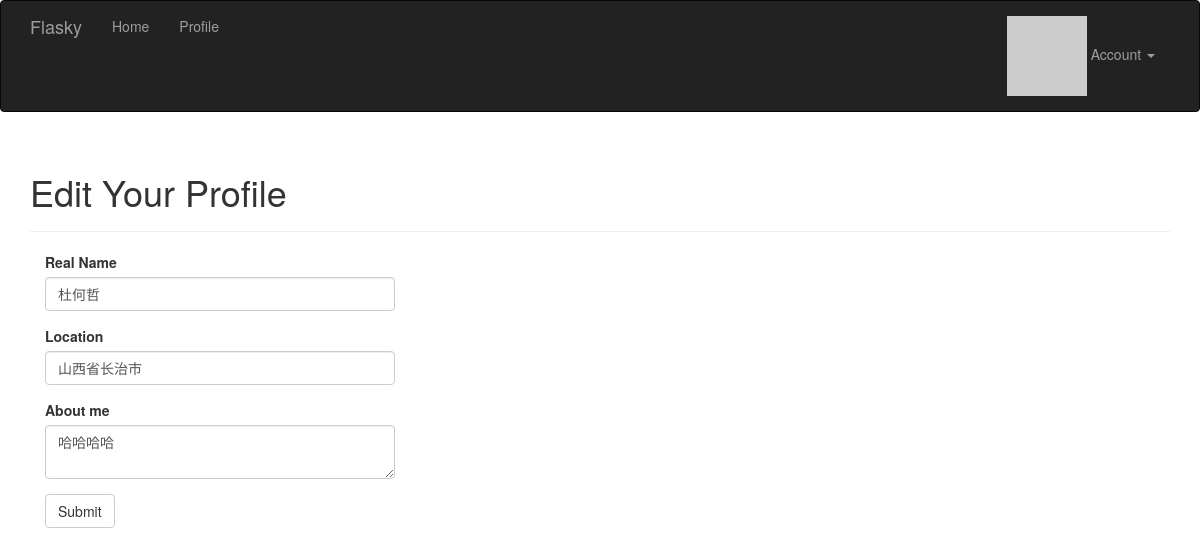
The page /edit-profile (signed in) on the database as committed earlier.
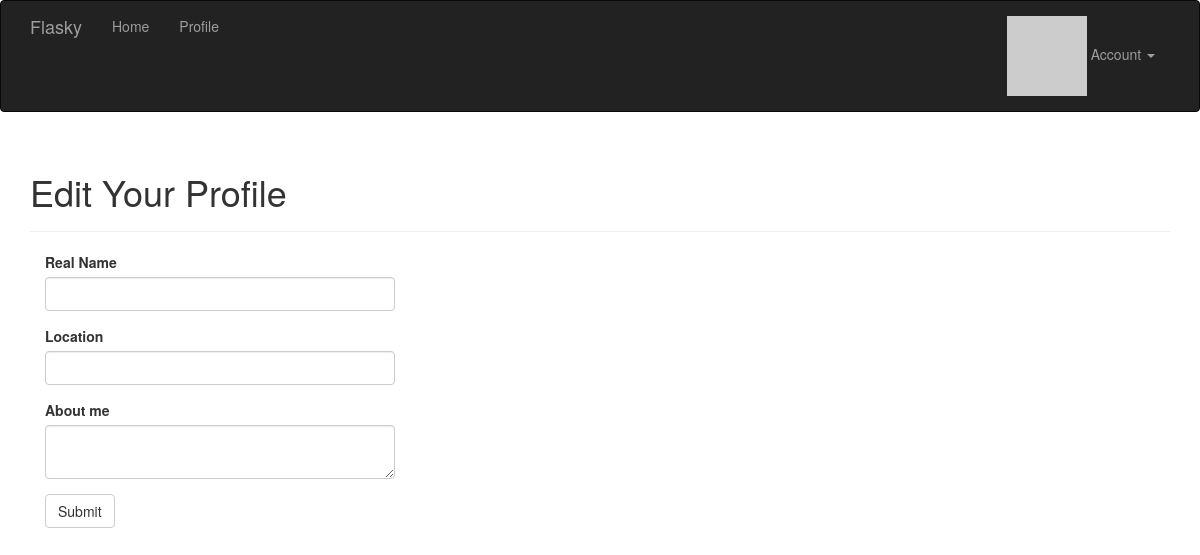
The same page on the database as committed later.
### app/models.py (models this page shows, shortened)
class User(db.Model, UserMixin):
    __tablename__ = 'users'
    id = db.Column(db.Integer, primary_key=True)    # 用户id
    email = db.Column(db.String(64), unique=True, index=True)   # email地址
    username = db.Column(db.String(64), unique=True, index=True)    # 用户名
    password_hash = db.Column(db.String(128))   # 散列的密码
    role_id = db.Column(db.Integer, db.ForeignKey('roles.id'))  # 角色id
    confirmed = db.Column(db.Boolean, default=False)    # 是否确认邮箱
    name = db.Column(db.String(64))     # 真实姓名
    location = db.Column(db.String(64))     # 所在地
    about_me = db.Column(db.Text())     # 自我介绍
    member_since = db.Column(db.DateTime(), default=datetime.utcnow)    # 注册时间
    last_seen = db.Column(db.DateTime(), default=datetime.utcnow)   # 上次登录时间
    avatar_hash = db.Column(db.String(32))      # 用于存储用户邮箱地址的hash值 便于获取头像
    posts = db.relationship('Post', backref='author', lazy='dynamic')
    followed = db.relationship('Follow',
                               foreign_keys=[Follow.follower_id],
                               backref=db.backref('follower', lazy='joined'),
                               lazy='dynamic',
                               cascade='all, delete-orphan')
    followers = db.relationship('Follow',
                                foreign_keys=[Follow.followed_id],
                                backref=db.backref('followed', lazy='joined'),
                                lazy='dynamic',
                                cascade='all, delete-orphan')
    comments = db.relationship('Comment', backref='author', lazy='dynamic')
    @property
    def password(self):
        raise AttributeError('password is not a readable attribute')
    def can(self, permissions):
        return self.role is not None and (self.role.permissions & permissions) == permissions   # 做与操作即可判断
    def ping(self):
        self.last_seen = datetime.utcnow()
        db.session.add(self)
    def gravatar_hash(self):
        return hashlib.md5(self.email.encode('utf-8')).hexdigest()
    def gravatar(self, size=100, default='identicon', rating='g'):
        if request.is_secure:
            url = 'https://secure.gravatar.com/avatar'
        else:
            url = 'https://www.gravatar.com/avatar'
        hash = self.avatar_hash or self.gravatar_hash()
        return '{url}/{hash}?s={size}&d={default}&r={rating}'.format(
            url=url, hash=hash, size=size, default=default, rating=rating)

### app/main/views.py (the view, shortened to what this page needs)
@main.route('/edit-profile', methods=['GET', 'POST'])
@login_required
def edit_profile():
    form = EditProfileForm()
    form.name.data = current_user.name
    form.location.data = current_user.location
    form.about_me.data = current_user.about_me
    return render_template('edit_profile.html', form=form)

### app/main/forms.py
class EditProfileForm(FlaskForm):
    name = StringField('Real Name', validators=[Length(0, 64)])
    location = StringField('Location', validators=[Length(0, 64)])
    about_me = TextAreaField('About me')
    submit = SubmitField('Submit')

### app/auth/views.py (called while the page is built)
@auth.before_app_request
def before_request():
    if current_user.is_authenticated:
        current_user.ping()     # 在每个用户登录时获取登录时间
        if not current_user.confirmed \
                and request.endpoint \
                and request.blueprint != 'auth' \
                and request.endpoint != 'static':
            return redirect(url_for('auth.unconfirmed'))

### app/main/__init__.py (called while the page is built)
@main.app_context_processor
def inject_permissions():
    return dict(Permission=Permission)

### app/models.py (called while the page is built)
@login_manager.user_loader
def load_user(user_id):
    return User.query.get(int(user_id))

### app/templates/edit_profile.html (shortened to what this page needs)
{% extends "base.html" %}
{% import "bootstrap/wtf.html" as wtf %}
{% block page_content %}
<div class="page-header">
    <h1>Edit Your Profile</h1>
</div>
<div class="col-md-4">
    {{ wtf.quick_form(form) }}
</div>
{% endblock %}

Rows that differ between the two databases and show on the page:
no longer on this page (row edited): User: name "杜何哲", location "山西省长治市", about_me "哈哈哈哈"
